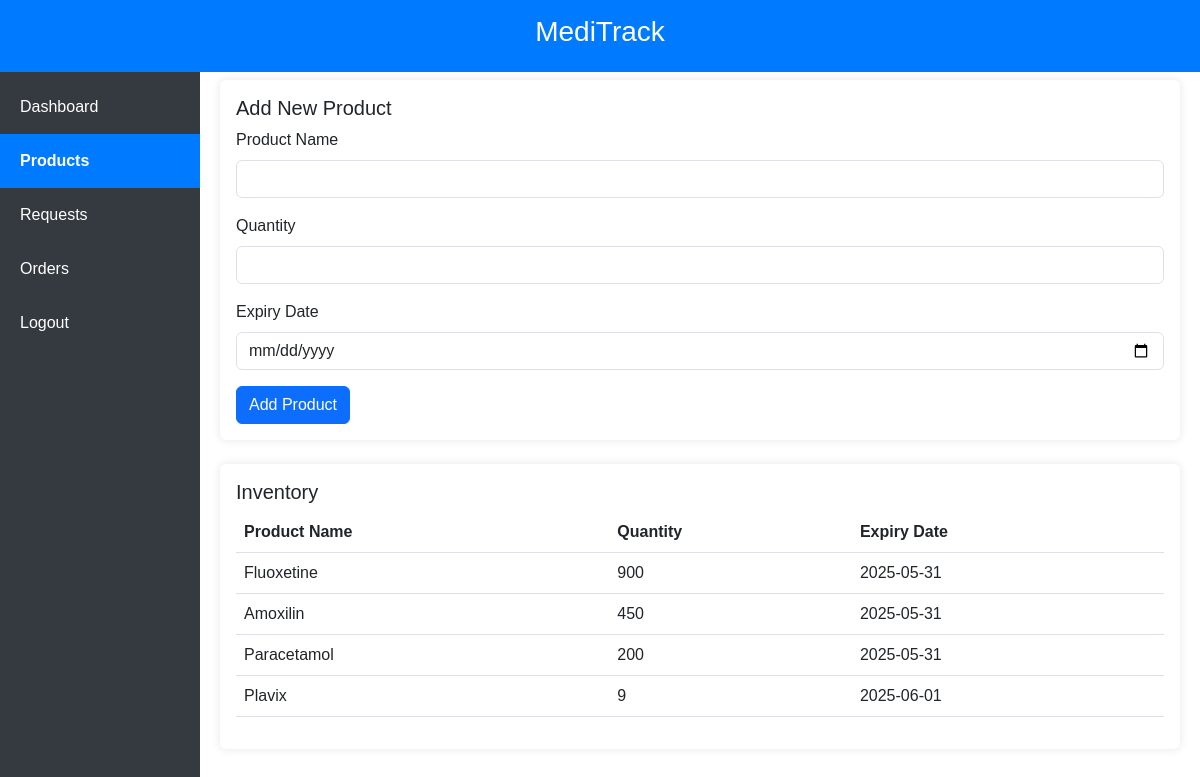
The app's page /supplier_products (signed in), older data.
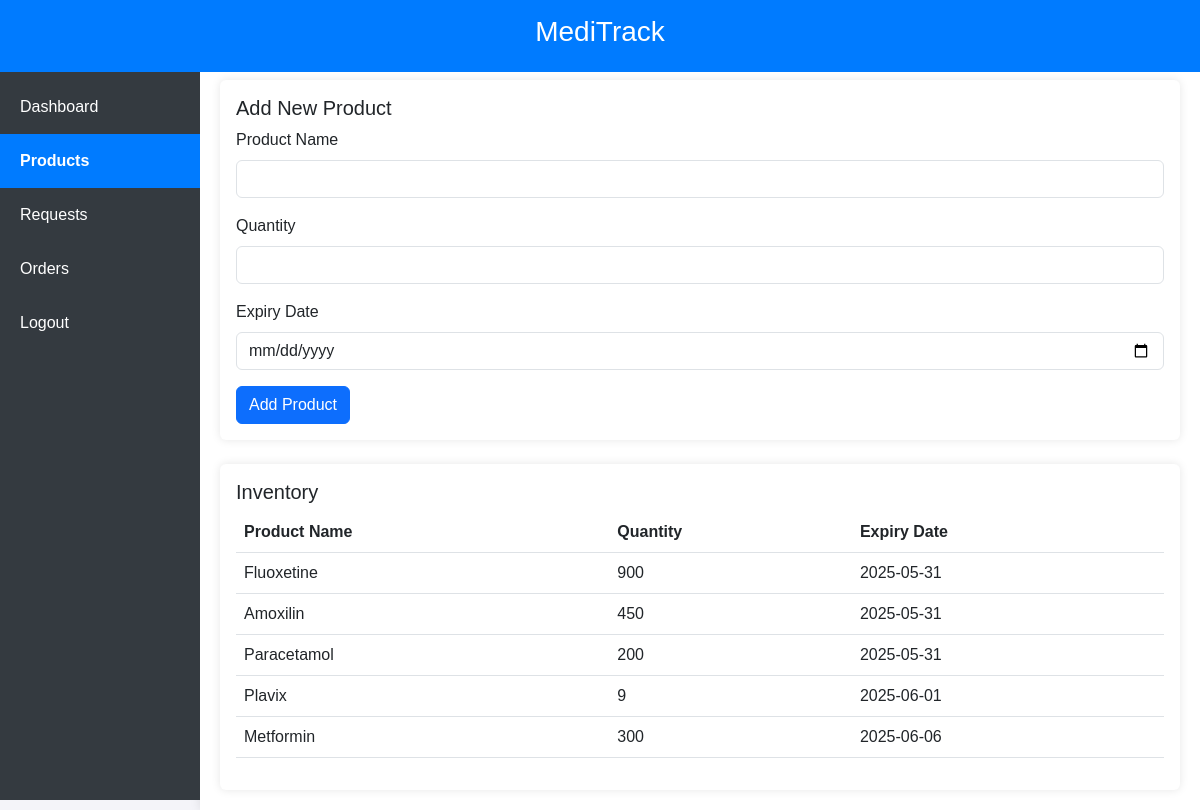
The same page, newer data.
### database.py (models this page shows)
class Product(db.Model):
    id = db.Column(db.Integer, primary_key=True)
    name = db.Column(db.String(100), nullable=False)
    supplier_id = db.Column(db.Integer, db.ForeignKey('user.id'), nullable=False)
    supplier = db.relationship('database.User', backref='products')
    quantity = db.Column(db.Integer, nullable=False)
    expiry_date = db.Column(db.Date, nullable=False)

### app.py (the view, shortened to what this page needs)
@app.route('/supplier_products', methods=['GET', 'POST'])
@login_required
def supplier_products():
    if current_user.role != 'Supplier':
        return redirect(url_for(f"{current_user.role.lower()}_dashboard"))
    products = Product.query.filter_by(supplier_id=current_user.id).all()
    return render_template('supplier_products.html', products=products)

### app.py (called while the page is built)
@login_manager.user_loader
def load_user(user_id):
    return User.query.get(int(user_id))

### templates/supplier_products.html (shortened to what this page needs)
{% extends "base.html" %}
{% block content %}
<div class="card mb-4">
    <div class="card-body">
        <h5>Add New Product</h5>
        <form method="POST">
            <div class="mb-3">
                <label for="product_name" class="form-label">Product Name</label>
                <input type="text" class="form-control" id="product_name" name="product_name" required>
            </div>
            <div class="mb-3">
                <label for="quantity" class="form-label">Quantity</label>
                <input type="number" class="form-control" id="quantity" name="quantity" required>
            </div>
            <div class="mb-3">
                <label for="expiry_date" class="form-label">Expiry Date</label>
                <input type="date" class="form-control" id="expiry_date" name="expiry_date" required>
            </div>
            <button type="submit" class="btn btn-primary">Add Product</button>
        </form>
    </div>
</div>
<div class="card">
    <div class="card-body">
        <h5>Inventory</h5>
        <table class="table table-hover">
            <thead>
                <tr>
                    <th>Product Name</th>
                    <th>Quantity</th>
                    <th>Expiry Date</th>
                </tr>
            </thead>
            <tbody>
                {% for product in products %}
                <tr>
                    <td>{{ product.name }}</td>
                    <td>{{ product.quantity }}</td>
                    <td>{{ product.expiry_date }}</td>
                </tr>
                {% endfor %}
            </tbody>
        </table>
    </div>
</div>
{% endblock %}

Row changes from the older to the newer data that the page shows:
added Product: name "Metformin", quantity "300", expiry_date "2025-06-06"
